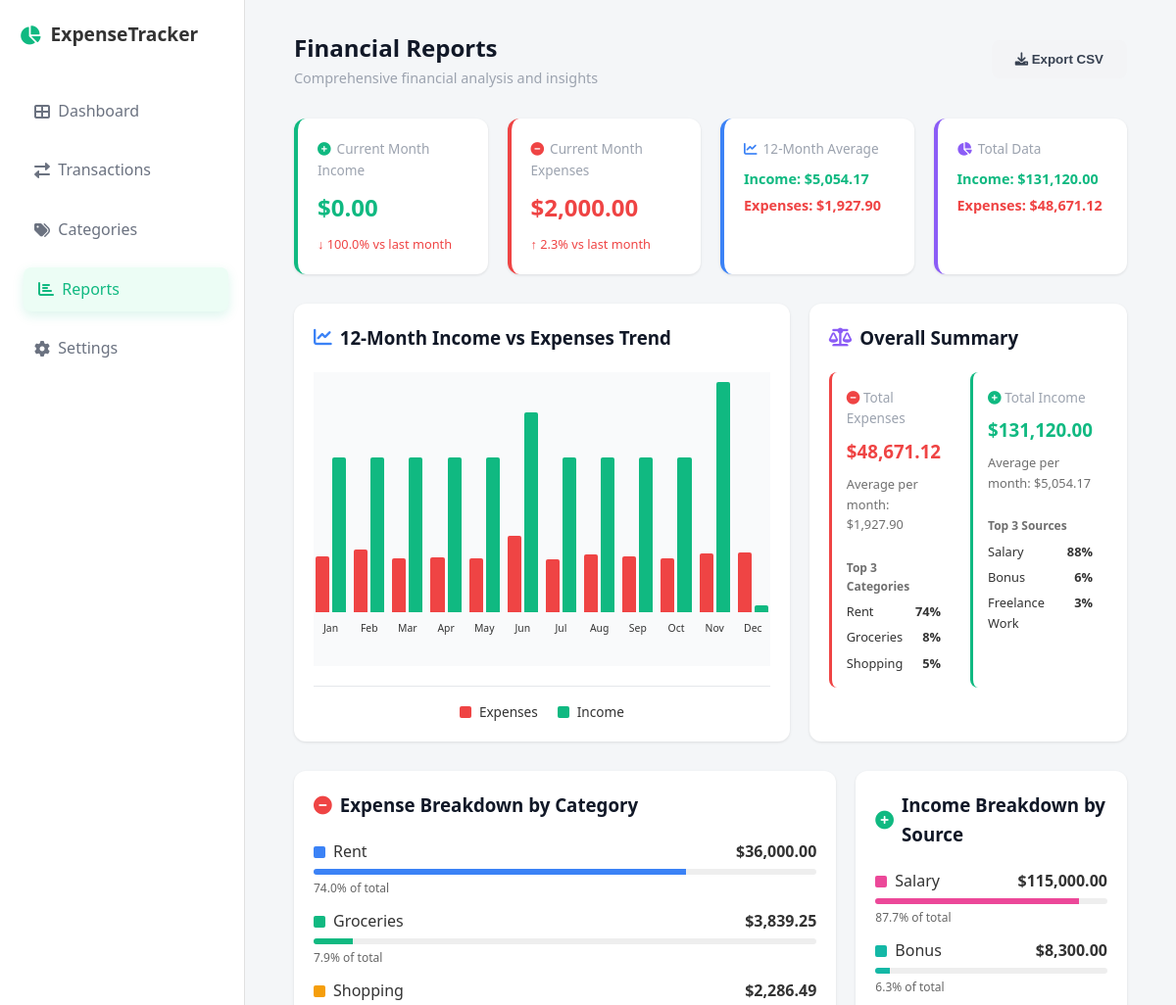
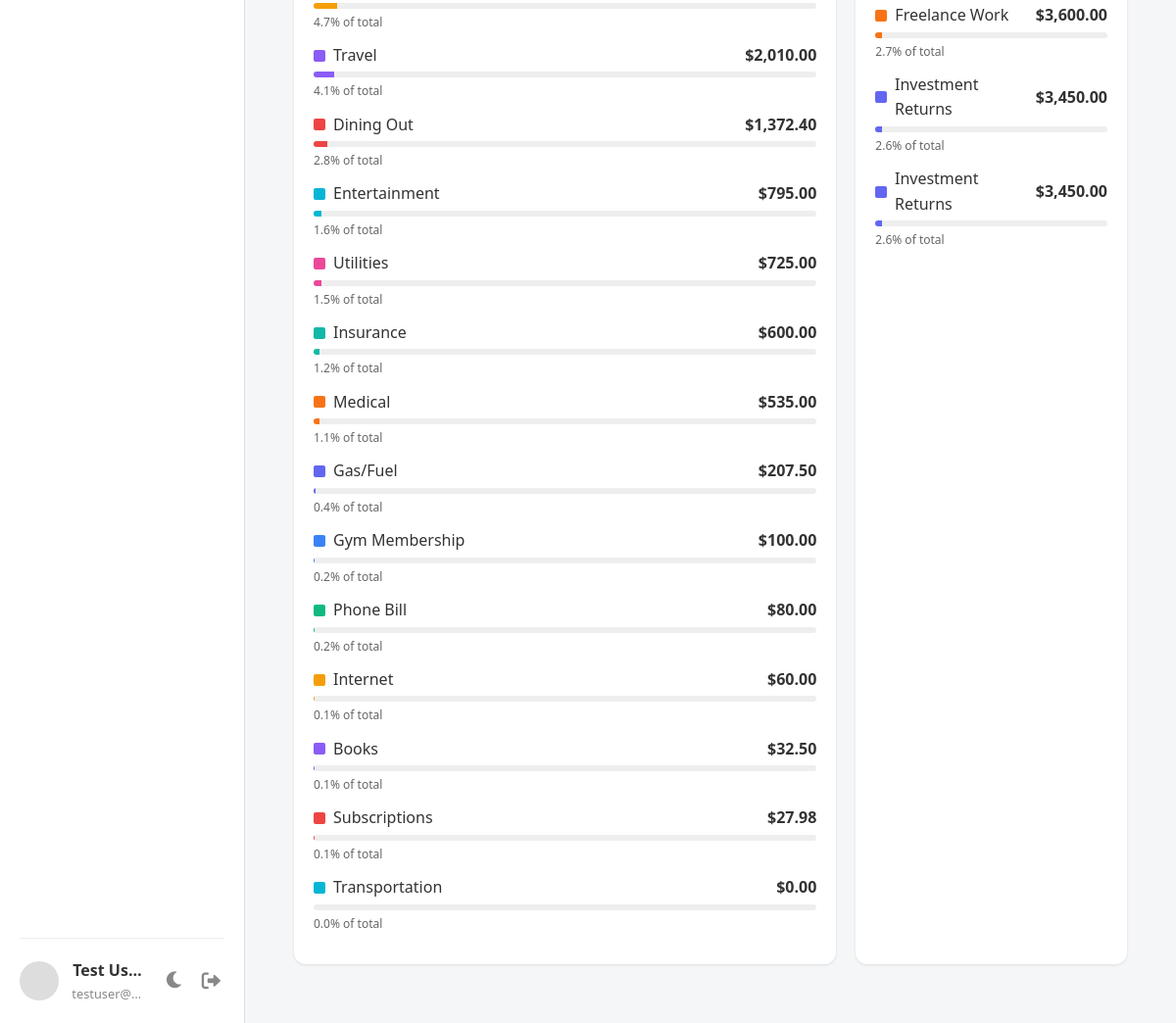
Page /FinancialReportsDashboard.php (signed in) on the committed database (2 pictures, top to bottom).
### tables this page shows
CREATE TABLE IF NOT EXISTS `categories` (
  `id` INT UNSIGNED NOT NULL AUTO_INCREMENT,
  `user_id` INT UNSIGNED NOT NULL,
  `name` VARCHAR(100) NOT NULL,
  `type` ENUM('income','expense') DEFAULT 'expense',
  `monthly_budget` DECIMAL(10,2) NULL,
  `recurring_frequency` ENUM('weekly','biweekly','monthly','quarterly','yearly') NULL,
  `recurring_amount` DECIMAL(10,2) NULL,
  `recurring_date` INT NULL COMMENT 'Day of month (1-31) or week number for weekly cycles',
  `last_recurring_date` DATE NULL COMMENT 'Track when last recurring transaction was logged',
  `created_at` TIMESTAMP NOT NULL DEFAULT CURRENT_TIMESTAMP,
  PRIMARY KEY (`id`),
  KEY `idx_categories_user` (`user_id`),
  KEY `idx_categories_type` (`type`),
  CONSTRAINT `fk_categories_user` FOREIGN KEY (`user_id`) REFERENCES `users`(`id`) ON DELETE CASCADE
);

### FinancialReportsDashboard.php (the view, shortened to what the rows shown need)
<?php
require_once __DIR__ . '/includes/auth.php';
$pdo = db();
$uid = (int)$_SESSION['user_id'];
$monthlyData = [];
for ($i = 11; $i >= 0; $i--) {
    $date = date('Y-m', strtotime("-$i months"));
    $stmt = $pdo->prepare("SELECT
        SUM(CASE WHEN type='expense' THEN amount ELSE 0 END) as expenses,
        SUM(CASE WHEN type='income' THEN amount ELSE 0 END) as income
        FROM transactions WHERE user_id = ? AND DATE_FORMAT(date, '%Y-%m') = ?");
    $stmt->execute([$uid, $date]);
    $result = $stmt->fetch();
    $monthlyData[$date] = [
        'expenses' => (float)($result['expenses'] ?? 0),
        'income' => (float)($result['income'] ?? 0),
        'net' => (float)($result['income'] ?? 0) - (float)($result['expenses'] ?? 0)
    ];
}
$expenseCategoryData = [];
$stmt = $pdo->prepare("SELECT c.id, c.name, SUM(t.amount) as total FROM categories c
    LEFT JOIN transactions t ON t.category_id = c.id AND t.user_id = ? AND t.type = 'expense'
    WHERE c.user_id = ? AND c.type = 'expense' GROUP BY c.id ORDER BY total DESC");
$stmt->execute([$uid, $uid]);
$expenseCategoryResults = $stmt->fetchAll();
foreach ($expenseCategoryResults as $cat) {
    $expenseCategoryData[] = [
        'name' => $cat['name'],
        'amount' => (float)($cat['total'] ?? 0)
    ];
}
$currentMonth = date('Y-m');
$currentMonthExpenses = $monthlyData[$currentMonth]['expenses'] ?? 0;
$currentMonthIncome = $monthlyData[$currentMonth]['income'] ?? 0;
include 'includes/header.php';
?>
<header>
    <div>
        <h2>Financial Reports</h2>
    </div>
</header>
<div class="grid-4">
    <div class="card" style="border-left: 4px solid #10b981;">
        <h2 class="text-green" style="margin: 8px 0;"><?php echo get_currency_symbol(); ?><?php echo number_format($currentMonthIncome, 2); ?></h2>
    </div>
    <div class="card" style="border-left: 4px solid #ef4444;">
        <h2 class="text-red" style="margin: 8px 0;"><?php echo get_currency_symbol(); ?><?php echo number_format($currentMonthExpenses, 2); ?></h2>
    </div>
</div>
<div class="grid-2" style="gap: 20px; margin-bottom: 30px;">
    <div class="card">
        <div style="display: grid; grid-template-columns: 1fr 1fr; gap: 15px;">
            <div style="padding: 15px; background: var(--card-bg); border-radius: 8px; border-left: 3px solid #ef4444;">
                <div style="margin-top: 12px; padding-top: 12px; border-top: 1px solid var(--border-color);">
                    <?php $count = 0; foreach ($expenseCategoryData as $cat):
                        if ($count++ >= 3) break;
                    ?>
                    <div style="font-size: 0.8rem; margin-top: 6px; display: flex; justify-content: space-between;">
                        <span><?php echo e(substr($cat['name'], 0, 14)); ?></span>
                        <span style="font-weight: 600;"><?php echo number_format($cat['percentage'], 0); ?>%</span>
                    </div>
                    <?php endforeach; ?>
                </div>
            </div>
        </div>
    </div>
</div>
<div class="grid-2" style="gap: 20px; margin-bottom: 30px;">
    <div class="card">
        <ul style="list-style: none; margin: 0; padding: 0;">
            <?php if (empty($expenseCategoryData)): ?>
                <li class="text-muted">No expense data available</li>
            <?php else: ?>
                <?php foreach ($expenseCategoryData as $cat): ?>
                    <li style="margin-bottom: 12px;">
                        <div style="display: flex; justify-content: space-between; align-items: center; margin-bottom: 4px;">
                            <div style="display: flex; align-items: center; gap: 8px; flex: 1;">
                                <div style="width: 12px; height: 12px; background: <?php echo $cat['color']; ?>; border-radius: 2px;"></div>
                                <span style="font-weight: 500;"><?php echo e($cat['name']); ?></span>
                            </div>
                            <span style="font-weight: 600;"><?php echo get_currency_symbol(); ?><?php echo number_format($cat['amount'], 2); ?></span>
                        </div>
                        <div style="height: 6px; background: #eee; border-radius: 3px; overflow: hidden;">
                            <div style="height: 100%; width: <?php echo $cat['percentage']; ?>%; background: <?php echo $cat['color']; ?>;"></div>
                        </div>
                        <div style="font-size: 0.75rem; color: #666; margin-top: 4px;"><?php echo number_format($cat['percentage'], 1); ?>% of total</div>
                    </li>
                <?php endforeach; ?>
            <?php endif; ?>
        </ul>
    </div>
</div>
<?php include 'includes/footer.php'; ?>

### rows in the picture
categories: name "Groceries", percentage "8", amount "3,839.25", $cat['percentage'] 7.8881480434393 (drawn), percentage "7.9"
categories: name "Shopping", percentage "5", amount "2,286.49", $cat['percentage'] 4.6978372390033 (drawn), percentage "4.7"
categories: name "Subscriptions", amount "27.98", percentage "0.1"

### other values in the picture
$cu['name'] ?: 'User' "Test User"
$cu['email'] ?: '' "testuser@…"
get_currency_symbol() "$"
$avgIncome "5,054.17"
$avgExpenses "1,927.90"
$totalIncome "131,120.00"
$totalExpenses "48,671.12"
date('M', strtotime($month . '-01')) "Jan"
date('M', strtotime($month . '-01')) "Feb"
date('M', strtotime($month . '-01')) "Mar"
date('M', strtotime($month . '-01')) "Apr"
date('M', strtotime($month . '-01')) "May"
date('M', strtotime($month . '-01')) "Jun"
date('M', strtotime($month . '-01')) "Jul"
date('M', strtotime($month . '-01')) "Aug"
